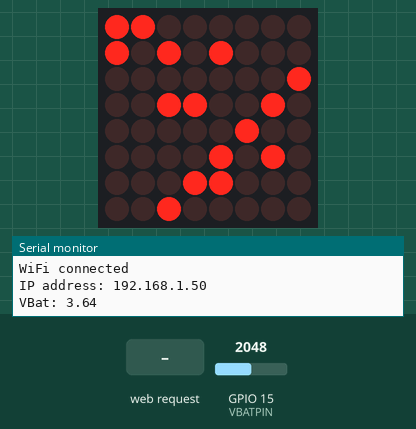
Simulated run of this sketch. Board: ESP32. On the bench: 8×8 LED matrix, the last lines printed to the serial monitor. The test bench sets the inputs (shaded band); at power-on: GPIO 15 (VBATPIN) = 2048. WiFi joins after 1.5 s; servers stay silent unless stated; network time is answered at once with the bench clock; the local clock reads 2024-03-15 10:24:30 at power-on unless the sketch sets it; storage starts empty.

Above: at 2.7 s.
2.8 s: HTTP request GET /mode?func=1 received
At 3.01 s:
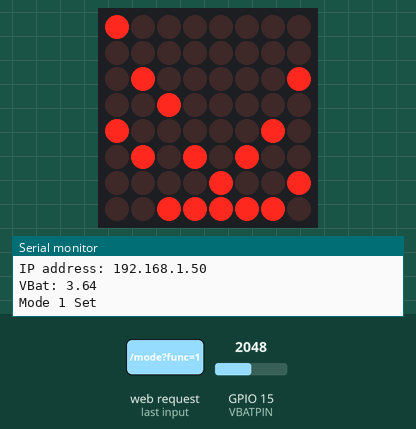
At 3.61 s:
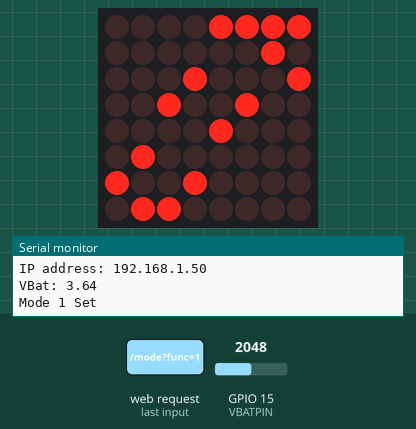
5.2 s: HTTP request GET /mode received
7.6 s: HTTP request GET /param?func=1&value=1&column=1 received
10.0 s: HTTP request GET /mode?func=0 received
At 11.6 s:
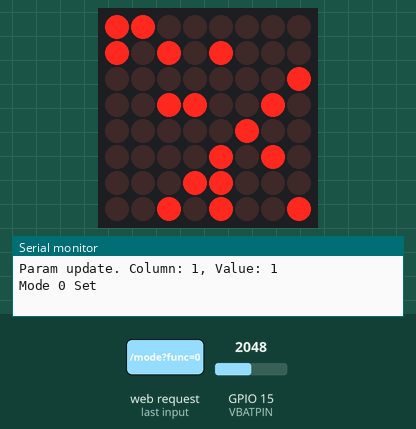
13.0 s: GPIO 15 (VBATPIN) set to 2308
16.0 s: GPIO 15 (VBATPIN) set to 2405
At 16.4 s:
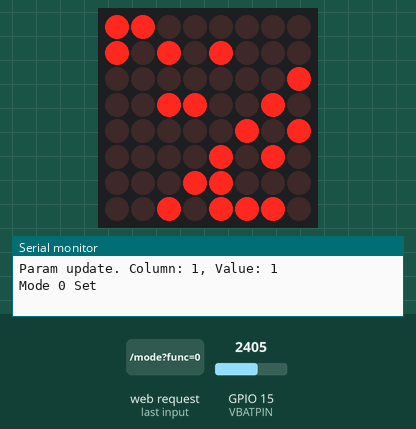
Timing chart, 0 to 19.0 s (numbered marks = the images above; inputs shaded):
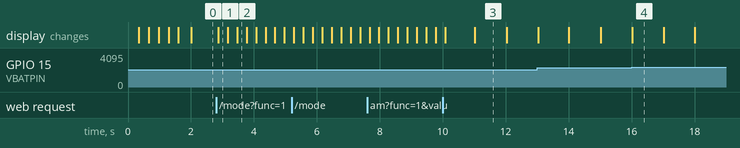

Measured:
- the behaviour switches between 2337 and 2338 on GPIO 15 (VBATPIN) (found by bisection; images 3 and 4)
- after the input at 2.8 s, the display: changes after 0.07 s (image 1)
- after the input at 10.0 s, the display: first changes after 0.08 s (image 3 shows a later state)
- after the input at 16.0 s, the display: changes at once (image 4)
- what the display in image 3 shows lasts 1.0 s, from 11.0 s to 12.0 s

The sketch:

WirelessBlinkyBoard.ino
```cpp
#include "LedControl.h"
#include <pgmspace.h>
#include <WiFi.h>
#include <NTPClient.h>
#include "FS.h"
#include "SPIFFS.h"
#include <AsyncTCP.h>
#include <ESPAsyncWebServer.h>

LedControl lc = LedControl(23,22,14,1);  // Pins: DIN,CLK,CS, # of Display connected
#define WIDTH 8
#define HEIGHT 8
int intensity = 0;
#define VBATPIN A13
float measuredvbat;

const char* ssid = "[SSID]";
const char* password = "[Password]";

AsyncWebServer server(80);
WiFiUDP ntpUDP;
NTPClient timeClient(ntpUDP, "time.nist.gov", -25200, 60000);
int func = 0; // Set default startup mode
int funcDelay = 0;

// Client Variables
char linebuf[80];
int charcount=0;

// For sinWave()
float phaseA = 0;
float phaseB = 0;

// For postMode()
byte paramModeData[8]; // Need to update this to be [WIDTH][HEIGHT] for scalable display

String filePath = "/inputs.html";
String fileData;

float getVoltage() {
	float x = analogRead(VBATPIN);
	x *= 2; // Adafruit divides by 2 by default
	x /= 1.1; // Reference voltage is 1.1V
	x /= 1024; // convert to voltage
	return x;
}

void binaryClock() { // This function was specifically designed for an 8x8 display
	timeClient.update();
	for (int i = 0; i < 4; i++)
		lc.setRow(0, i, int(WiFi.localIP()[i]));
	lc.setRow(0, 4, 0);
	lc.setLed(0, 4, timeClient.getDay(), true);
	lc.setRow(0, 5, timeClient.getHours());
	lc.setRow(0, 6, timeClient.getMinutes());
	lc.setRow(0, 7, timeClient.getSeconds());

	if (getVoltage() > 4.15) // Check if battery is charged (above 4.15V)
		lc.setLed(0, 4, 7, true);
}

void sinWave() {
	lc.clearDisplay(0);
	for (int i = 0; i < 8; i++) {
		lc.setLed(0, round((sin(i*.5 + phaseA)*3.5)+3.5), i, true);
		lc.setLed(0, round((sin(i*.5 + phaseB)*3.5)+3.5), i, true);
	}
	phaseA = phaseA + 1/(2*PI)*.05;
	phaseB = phaseB + 1/(2*PI)*1.1*.05;
}

void paramMode() {
	for (int i = 0; i < sizeof(paramModeData); i++)
		lc.setColumn(0, i, paramModeData[i]);
}

void errorMode() { // Display letter E when an invalid function is set
	char letterE[] = { 0x41, 0x7F, 0x7F, 0x49, 0x5D, 0x41, 0x63, 0x00 }; // 'E'
	for (int i = 0; i < sizeof(letterE); i++)
		lc.setColumn(0, i, letterE[i]);
}

void setup() {
	SPIFFS.begin();
	File file = SPIFFS.open(filePath);

	Serial.begin(115200);
	Serial.println("\n\nInitializing Display...");
	lc.shutdown(0,false);  // Wake up displays
	lc.setIntensity(0, intensity);  // Set intensity levels
	lc.clearDisplay(0);  // Clear Displays

	// Connect to Wifi
	Serial.print("\n\nConnecting to \"");
	Serial.print(ssid);
	Serial.print('\"');

	WiFi.begin(ssid, password);
	while(WiFi.status() != WL_CONNECTED) {
		// For pretty sin wave loading screen OwO
		lc.clearDisplay(0);
		for (int i = 0; i < 8; i++)
			lc.setLed(0, round((sin(i*.5 + phaseA)*3.5)+3.5), i, true);
		phaseA = phaseA + 1/(2*PI);
		delay(20);

		timeClient.begin();
	}

	lc.clearDisplay(0);

	Serial.println("");
	Serial.println("WiFi connected");
	Serial.print("IP address: ");
	Serial.println(WiFi.localIP());
	if (SPIFFS.exists(filePath)) {
		Serial.println("File exists!");
		while(file.available()){
				fileData += char(file.read());
				//sprintf(fileData, "%s%s", fileData, file.read());
		};
		//Serial.println(fileData);
	}
	Serial.print("VBat: " ); Serial.println(getVoltage());

	server.on("/", HTTP_GET, [](AsyncWebServerRequest *request){
		request->send(200, "text/html", fileData +
		// Adding brightness number field is next step
		"<br/>Brightness:" +
			"<form id=\"brightnessSlider\" action=\"/intensity\">" +
			"<input type=\"range\" name=\"value\"\n" +
			"min=\"0\" max=\"15\" step=\"1\" value=\"" + intensity + "\">\n" +
			"<input type=\"submit\" value=\"GO\">" +
			"</form>" +
		"<br/>Current Pattern: " + String(func) +
		"<br/>Current Battery Voltage: " + String(getVoltage()) + " V"
		"\n</body>\n</html>");
	});
	// 10.10.10.132/param?value=1
	server.on("/mode", HTTP_GET, [](AsyncWebServerRequest *request){
		if(request->hasParam("func")) {
			AsyncWebParameter* p = request->getParam("func");
			Serial.println("Mode " + p->value() + " Set");
			func = p->value().toInt();
			request->redirect("/");
		} else {
			request->redirect("/");
			Serial.println("User was a gibbon. They didn't use the func param.");
		}
	});

	server.on("/param", HTTP_GET, [](AsyncWebServerRequest *request){
		if(request->hasParam("value") && request->hasParam("column")) {
			AsyncWebParameter* v = request->getParam("value");
			AsyncWebParameter* c = request->getParam("column");
			Serial.println("Param update. Column: " + c->value() + ", Value: " + v->value());
			paramModeData[std::min(int(c->value().toInt()),HEIGHT-1)] = byte(v->value().toInt()); // Sorry this statement looks horrible
			request->redirect("/");
		} else if (request->hasParam("x") && request->hasParam("y") && request->hasParam("value")) {
			AsyncWebParameter* x = request->getParam("x");
			AsyncWebParameter* y = request->getParam("y");
			AsyncWebParameter* value = request->getParam("value");
			Serial.println("Param update: (" + x->value() + "," + y->value() + "," + value->value() + ")");
			int X = std::min(int(x->value().toInt()),WIDTH-1);
			int Y = std::min(int(y->value().toInt()),HEIGHT-1);
			bool Value = value->value().toInt();
			if (Value) { // See https://stackoverflow.com/a/47990
				// This is where magical bit-shifting happens - I hardly understand this
				paramModeData[X] |= 0x80 >> Y;
			} else {
				paramModeData[X] &= ~(0x80 >> Y);
			}

			request->redirect("/");
		} else {
			request->redirect("/");
			Serial.println("User was a gibbon. They didn't use the func param.");
		}
	});

	server.on("/clearparams", HTTP_GET, [](AsyncWebServerRequest *request){
		for (int i = 0; i < sizeof(paramModeData); i++)
			paramModeData[i]= 0;
		request->redirect("/");
	});

	server.on("/intensity", HTTP_GET, [](AsyncWebServerRequest *request){
		if(request->hasParam("value")) {
			AsyncWebParameter* p = request->getParam("value");
			Serial.println("Intensity set to: " + p->value());
			intensity = p->value().toInt();
			lc.setIntensity(0, intensity);
			request->redirect("/");
		} else {
			request->redirect("/");
			Serial.println("User was a gibbon. They didn't use the func param.");
		}
	});

	server.begin();
}

void loop() {
	switch(func){
		case 0:
			binaryClock();
			break;
		case 1:
			sinWave();
			break;
		case 2:
			paramMode();
			break;
		default:
			errorMode();
			break;
	}
	delay(1);
}
```
